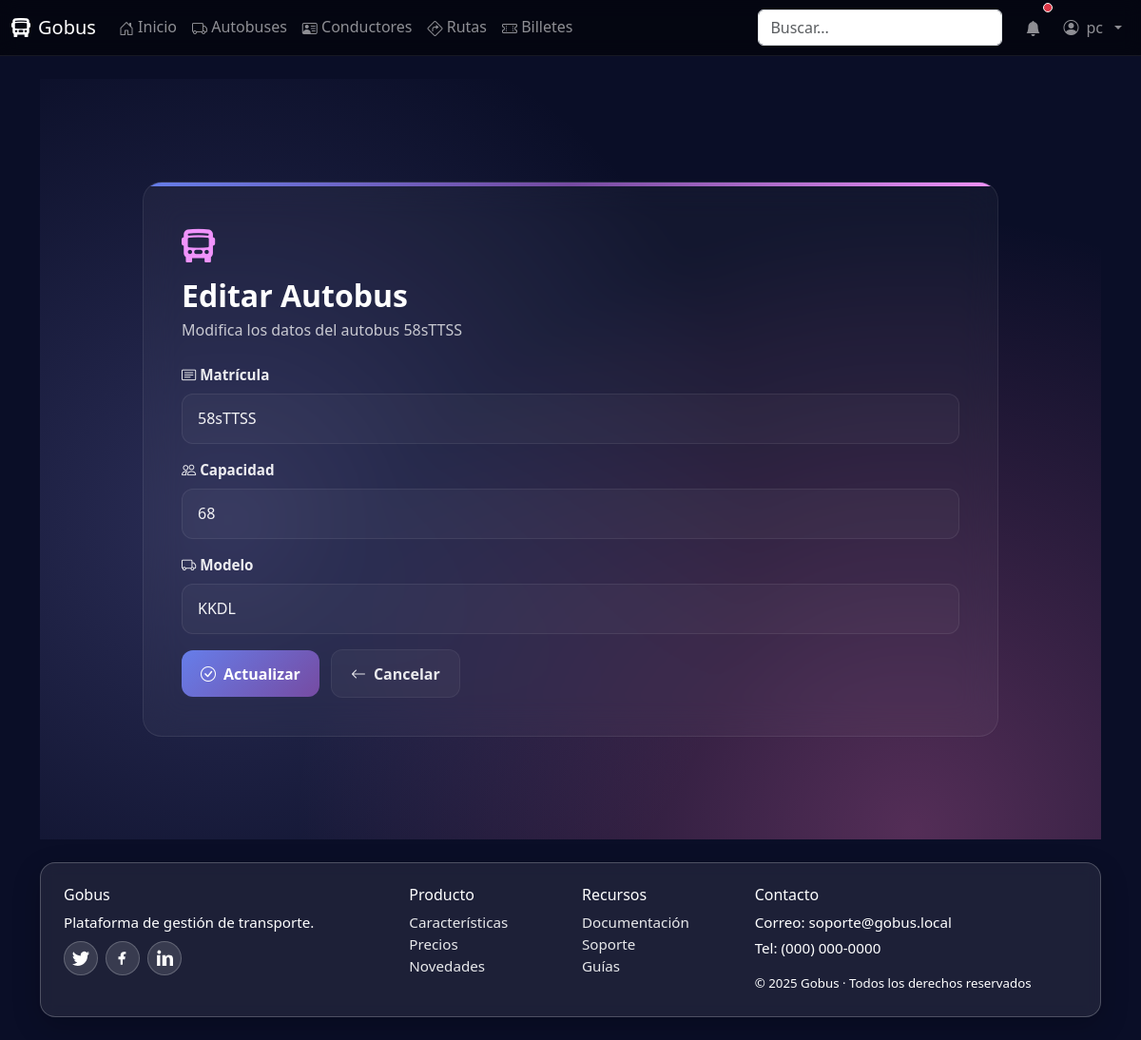
/autobuses/4/editar/ (signed in), run on the app's committed database.
### core/models.py (models this page shows, shortened)
class Autobus(models.Model):
    matricula = models.CharField(max_length=20, unique=True)
    capacidad = models.PositiveIntegerField()
    modelo = models.CharField(max_length=100)

### core/views.py (the view)
# urls.py: path('autobuses/<int:pk>/editar/', views.autobus_edit, name='autobus_edit'),
@login_required
def autobus_edit(request, pk):
    autobus = get_object_or_404(Autobus, pk=pk)
    if request.method == 'POST':
        form = AutobusForm(request.POST, instance=autobus)
        if form.is_valid():
            autobus = form.save()
            messages.success(request, f'Autobus {autobus.matricula} actualizado exitosamente.')
            return redirect('autobus_list')
    else:
        form = AutobusForm(instance=autobus)
    context = {
        'form': form,
        'autobus': autobus,
        'title': 'Editar Autobus',
        'action': 'Actualizar'
    }
    return render(request, 'core/autobus/autobus_form.html', context)

### core/forms.py
class AutobusForm(forms.ModelForm):
    class Meta:
        model = Autobus
        fields = ['matricula', 'capacidad', 'modelo']
        widgets = {
            'matricula': forms.TextInput(attrs={
                'class': 'form-control',
                'placeholder': 'Ej: ABC-1234',
                'required': True
            }),
            'capacidad': forms.NumberInput(attrs={
                'class': 'form-control',
                'placeholder': 'Ej: 45',
                'min': '1',
                'required': True
            }),
            'modelo': forms.TextInput(attrs={
                'class': 'form-control',
                'placeholder': 'Ej: Mercedes-Benz Sprinter',
                'required': True
            }),
        }
    def __init__(self, *args, **kwargs):
        super().__init__(*args, **kwargs)
        for field_name, field in self.fields.items():
            field.widget.attrs['class'] = field.widget.attrs.get('class', '') + ' modern-input'

### core/templates/core/autobus/autobus_form.html (shortened to what this page needs)
{% extends 'base.html' %}
{% load static %}
{% block head_extra %}
<link href="{% static 'core/css/home-modern.css' %}" rel="stylesheet">
<link href="{% static 'core/css/crud.css' %}" rel="stylesheet">
{% endblock %}
{% block content %}
<div class="form-container">
  <div class="form-card">
    <div class="form-icon">
      <i class="bi bi-bus-front-fill"></i>
    </div>
    <div class="form-header">
      <h1 class="form-title">{{ title }}</h1>
      <p class="form-subtitle">
        {% if autobus %}
          Modifica los datos del autobus {{ autobus.matricula }}
        {% else %}
          Ingresa los datos para registrar un nuevo autobus
        {% endif %}
      </p>
    </div>
    <form method="post">
      <div class="form-group">
        <label for="{{ form.matricula.id_for_label }}" class="form-label">
          <i class="bi bi-card-text"></i> Matrícula
        </label>
        {{ form.matricula }}
      </div>
      <div class="form-group">
        <label for="{{ form.capacidad.id_for_label }}" class="form-label">
          <i class="bi bi-people"></i> Capacidad
        </label>
        {{ form.capacidad }}
      </div>
      <div class="form-group">
        <label for="{{ form.modelo.id_for_label }}" class="form-label">
          <i class="bi bi-truck"></i> Modelo
        </label>
        {{ form.modelo }}
      </div>
      <div class="form-actions">
        <button type="submit" class="btn-submit">
          <i class="bi bi-check-circle"></i>
          {{ action }}
        </button>
        <a href="{% url 'autobus_list' %}" class="btn-cancel">
          <i class="bi bi-arrow-left"></i>
          Cancelar
        </a>
      </div>
    </form>
  </div>
</div>
{% endblock %}

### templates/base.html (shortened to what this page needs)
{% load static %}
<!doctype html>
<html lang="es">
  <head>
    <link href="https://cdn.jsdelivr.net/npm/bootstrap@5.3.3/dist/css/bootstrap.min.css" rel="stylesheet">
    <link href="https://cdn.jsdelivr.net/npm/bootstrap-icons@1.11.3/font/bootstrap-icons.min.css" rel="stylesheet">
      <link href="{% static 'core/css/base.css' %}" rel="stylesheet">
      <link href="{% static 'core/css/crud.css' %}" rel="stylesheet">
    {% block head_extra %}{% endblock %}
  </head>
  <body>
    <nav class="navbar gobus-navbar navbar-expand-lg navbar-dark">
      <div class="container-fluid">
        <a class="navbar-brand d-flex align-items-center gap-2" href="/">
          <i class="bi bi-bus-front-fill"></i>
          <span>Gobus</span>
        </a>
        <div class="collapse navbar-collapse" id="navbarNav">
          <ul class="navbar-nav me-auto mb-2 mb-lg-0">
            <li class="nav-item"><a class="nav-link" href="/"><i class="bi bi-house-door"></i> Inicio</a></li>
            <li class="nav-item"><a class="nav-link" href="/autobuses"><i class="bi bi-truck"></i> Autobuses</a></li>
            <li class="nav-item"><a class="nav-link" href="/conductores"><i class="bi bi-person-vcard"></i> Conductores</a></li>
            <li class="nav-item"><a class="nav-link" href="/rutas"><i class="bi bi-sign-turn-right"></i> Rutas</a></li>
            <li class="nav-item"><a class="nav-link" href="/billetes"><i class="bi bi-ticket-perforated"></i> Billetes</a></li>
          </ul>
          <form class="d-flex me-3" role="search">
            <input class="form-control" type="search" placeholder="Buscar..." aria-label="Buscar">
          </form>
          <ul class="navbar-nav align-items-center">
            <li class="nav-item me-2">
              <a class="nav-link position-relative" href="#" aria-label="Notificaciones">
                <i class="bi bi-bell-fill"></i>
                <span class="position-absolute top-0 start-100 translate-middle p-1 bg-danger border border-light rounded-circle">
                </span>
              </a>
            </li>
            {% if user.is_authenticated %}
            <li class="nav-item dropdown custom-user-dropdown">
              <a class="nav-link dropdown-toggle d-flex align-items-center gap-2" href="#" role="button" data-bs-toggle="dropdown" aria-expanded="false" data-bs-boundary="viewport" data-bs-display="static">
                <i class="bi bi-person-circle"></i> {{ user.username|default:"Usuario" }}
              </a>
            </li>
            {% else %}
            <li class="nav-item"><a class="nav-link" href="{% url 'login' %}"><i class="bi bi-box-arrow-in-right"></i> Entrar</a></li>
            {% endif %}
          </ul>
        </div>
      </div>
    </nav>
    <main class="container py-4 fade-in">
      {% block content %}{% endblock %}
    </main>
    <footer class="container pb-4 site-footer">
      <div class="glass p-4">
        <div class="row g-4">
          <div class="col-md-4">
            <h6>Gobus</h6>
            <p class="mb-2">Plataforma de gestión de transporte.</p>
            <div class="d-flex gap-2 social">
              <a href="#" aria-label="Twitter" title="Twitter">
              </a>
              <a href="#" aria-label="Facebook" title="Facebook">
                <svg xmlns="http://www.w3.org/2000/svg" width="18" height="18" fill="currentColor" viewBox="0 0 16 16"><path d="M9 6.5V5c0-.5.4-1 1-1h1V2H9C7.3 2 6 3.3 6 5v1.5H4V9h2v5h2V9h2l.5-2.5H8z"/></svg>
              </a>
              <a href="#" aria-label="LinkedIn" title="LinkedIn">
                <svg xmlns="http://www.w3.org/2000/svg" width="18" height="18" fill="currentColor" viewBox="0 0 16 16"><path d="M1.5 1.5A1.5 1.5 0 1 1 4.5 3 1.5 1.5 0 0 1 1.5 1.5zM1 5h3v10H1zM6 5h3v1.7h.1A3.3 3.3 0 0 1 12.9 5C15 5 16 6.3 16 8.9V15h-3V9.5c0-1.4-.5-2.3-1.6-2.3-.9 0-1.3.6-1.5 1.1V15H6z"/></svg>
              </a>
            </div>
          </div>
          <div class="col-6 col-md-2">
            <h6>Producto</h6>
            <ul class="list-unstyled mb-0">
              <li><a class="footer-link" href="#">Características</a></li>
              <li><a class="footer-link" href="#">Precios</a></li>
              <li><a class="footer-link" href="#">Novedades</a></li>
            </ul>
          </div>
          <div class="col-6 col-md-2">
            <h6>Recursos</h6>
            <ul class="list-unstyled mb-0">
              <li><a class="footer-link" href="#">Documentación</a></li>
              <li><a class="footer-link" href="#">Soporte</a></li>
              <li><a class="footer-link" href="#">Guías</a></li>
            </ul>
          </div>
          <div class="col-md-4">
            <h6>Contacto</h6>
            <p class="mb-1">Correo: soporte@gobus.local</p>
            <p class="mb-3">Tel: (000) 000-0000</p>
            <small class="d-block">© {{ now|default:2025 }} Gobus · Todos los derechos reservados</small>
          </div>
        </div>
      </div>
    </footer>
  </body>
</html>

### core/static/core/css/base.css (style rules this page uses)
body { min-height: 100vh; background: linear-gradient(135deg, #0d6efd 0%, #6610f2 50%, #6f42c1 100%); background-attachment: fixed; }
.glass { background: rgba(255, 255, 255, 0.08); border: 1px solid rgba(255, 255, 255, 0.22); border-radius: 16px; backdrop-filter: blur(8px); -webkit-backdrop-filter: blur(8px); box-shadow: 0 10px 30px rgba(0, 0, 0, 0.2); color: #fff; }
.navbar.gobus-navbar { background: rgba(0, 0, 0, 0.55) !important; backdrop-filter: blur(10px); -webkit-backdrop-filter: blur(10px); border-bottom: 1px solid rgba(255, 255, 255, 0.08); position: sticky; top: 0; z-index: 3000; overflow: visible; isolation: isolate; }
.navbar .bi { vertical-align: -0.125em; }
main.container { padding-top: 2rem; padding-bottom: 2rem; }
.site-footer { color: rgba(255, 255, 255, 0.9); font-size: 0.95rem; }
.footer-link { color: rgba(255, 255, 255, 0.9); text-decoration: none; }
.social a { display: inline-flex; align-items: center; justify-content: center; width: 36px; height: 36px; border-radius: 50%; background: rgba(255, 255, 255, 0.12); border: 1px solid rgba(255, 255, 255, 0.22); color: #fff; text-decoration: none; }
.custom-user-dropdown { position: static !important; }
.navbar, .navbar .container-fluid, .navbar-collapse { overflow: visible !important; }
.glass { position: relative; z-index: 0; }

### core/static/core/css/crud.css (style rules this page uses)
.form-container { min-height: 100vh; background: #0a0e27; background-image: radial-gradient( circle at 20% 50%, rgba(120, 119, 198, 0.3) 0%, transparent 50% ), radial-gradient( circle at 80% 80%, rgba(255, 119, 198, 0.3) 0%, transparent 50% ); background-attachment: fixed; padding: 2rem 0; display: flex; align-items: center; justify-content: center; }
.form-card { background: rgba(255, 255, 255, 0.04); border-radius: 20px; padding: 2.5rem; border: 1px solid rgba(255, 255, 255, 0.08); backdrop-filter: blur(18px); max-width: 900px; width: 100%; position: relative; overflow: hidden; }
.form-card::before { content: ""; position: absolute; top: 0; left: 0; right: 0; height: 4px; background: linear-gradient(90deg, #667eea, #764ba2, #f093fb); }
.form-header { text-align: left; margin-bottom: 1.5rem; }
.form-icon { font-size: 2.2rem; color: #f093fb; display: inline-flex; align-items: center; justify-content: center; margin-bottom: 0.5rem; }
.form-title { font-size: 2rem; font-weight: 800; color: white; margin: 0 0 0.25rem 0; }
.form-subtitle { color: rgba(255, 255, 255, 0.75); margin: 0 0 1rem 0; }
.form-group { margin-bottom: 1rem; }
.form-label { display: block; color: rgba(255, 255, 255, 0.92); font-weight: 700; margin-bottom: 0.5rem; font-size: 0.95rem; }
.form-card input[type="text"], .form-card input[type="number"], .form-card input[type="time"], .form-card select, .form-card textarea, .form-card .form-control { width: 100%; padding: 0.85rem 1rem; border-radius: 12px; border: 1px solid rgba(255, 255, 255, 0.08); background: rgba(255, 255, 255, 0.03); color: rgba(255, 255, 255, 0.95); outline: none; transition: all 0.18s ease; }
.form-actions { display: flex; gap: 0.75rem; align-items: center; margin-top: 1rem; }
.btn-submit, .btn-cancel { padding: 0.8rem 1.25rem; border-radius: 12px; font-weight: 700; text-decoration: none; display: inline-flex; align-items: center; gap: 0.5rem; }
.btn-submit { background: linear-gradient(135deg, #667eea 0%, #764ba2 100%); color: white; border: none; }
.btn-cancel { background: rgba(255, 255, 255, 0.04); color: rgba(255, 255, 255, 0.9); border: 1px solid rgba(255, 255, 255, 0.06); }
.fade-in { animation: fadeIn 0.5s ease-out; }

### core/static/core/css/home-modern.css (style rules this page uses)
body { background: #0a0e27 !important; background-image: radial-gradient( circle at 20% 50%, rgba(120, 119, 198, 0.3) 0%, transparent 50% ), radial-gradient( circle at 80% 80%, rgba(255, 119, 198, 0.3) 0%, transparent 50% ), radial-gradient( circle at 40% 20%, rgba(255, 219, 98, 0.2) 0%, transparent 50% ); background-attachment: fixed; }

### data on the page
Autobus: matricula "58sTTSS", capacidad "68", modelo "KKDL"

### other printed values
{{ user.username|default:"Usuario" }} "pc"
{{ title }} "Editar Autobus"
{{ action }} "Actualizar"
{{ now|default:2025 }} "2025"
